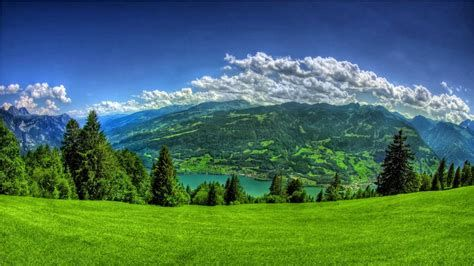
#> input picture Pengolahan Citra Dasar/Gambar.jpg, 474 x 266 px, found by its file name
$ python CitraNegatif.py
#> lines starting #> are read from the running program, lines starting #| are printed output that depends on the picture
import cv2 as cv

citra = cv.imread("D:/ideapadGAMING/Download/Gambar.jpg") #Membaca citra
#> citra is the input picture: shape (266, 474, 3); mean B, G, R 92.2, 112.5, 72.6
citra_negatif = 255 - citra
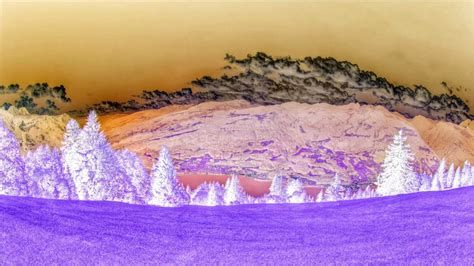
#> citra_negatif: shape (266, 474, 3); mean B, G, R 162.8, 142.5, 182.4
cv.imshow("Citra Awal",citra) #Menampilkan citra
cv.imshow("Citra Negatif",citra_negatif) #Menampilkan citra negatif

cv.waitKey(0) #Agar tidak langsung keluar
